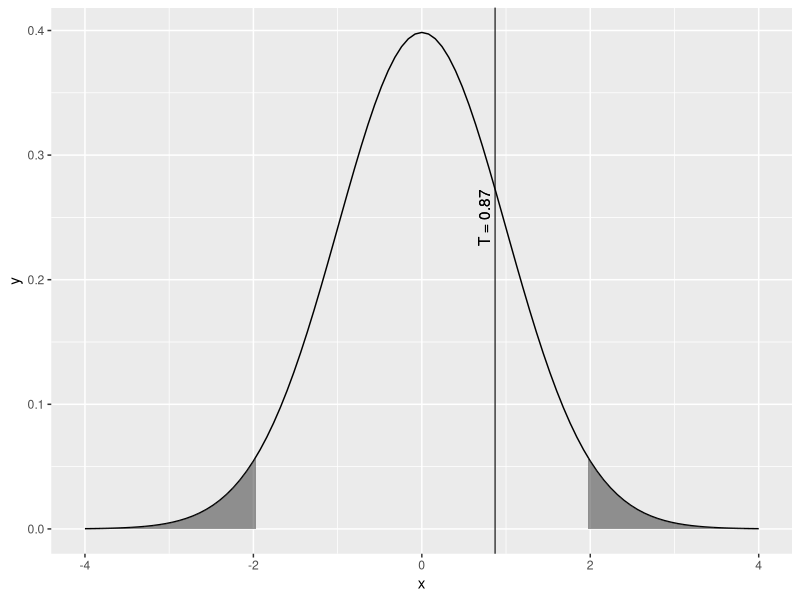
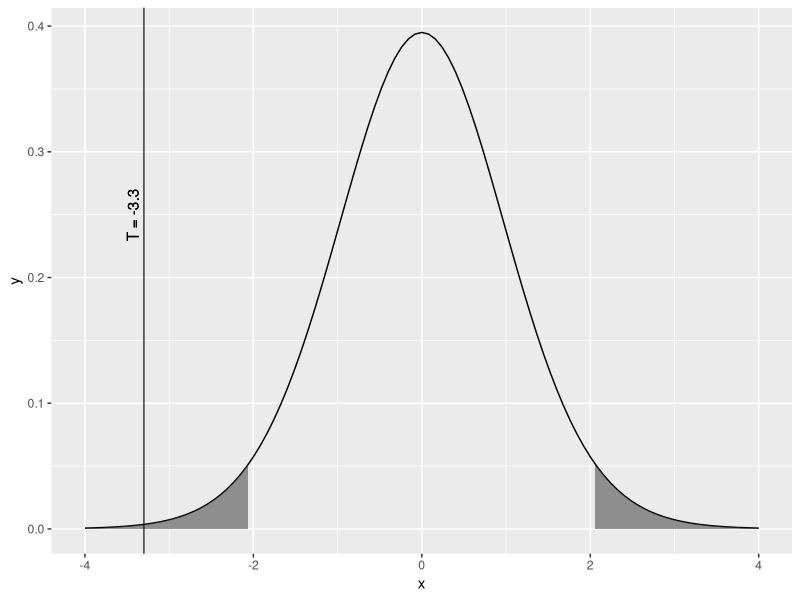

These charts were generated, in order, by the following R code:
## ---- chunk 1
knitr::opts_chunk$set(echo = TRUE)
knitr::opts_chunk$set(tidy.opts=list(width.cutoff=60),tidy=TRUE)
## ---- chunk 2
if (Sys.info()["sysname"]=="Windows"){
  setwd("~/Masters/DATA606/Week5/Homework")
} else {
  setwd("~/Documents/Masters/DATA606/Week5/Homework")
}
require(ggplot2)
## ---- chunk 3
(77-65)/2 + 65
## ---- chunk 4
(77-65)/2
## ---- chunk 5
p_range <- pnorm(q = 1.65, mean = 0, sd =1) - pnorm(q = -1.65, mean = 0, sd =1)
p_range
## ---- chunk 6
6 * sqrt(25) / 1.65
## ---- chunk 7
ceiling((1.65*250/25)^2)
## ---- chunk 8
p_range <- pnorm(q = 2.57, mean = 0, sd =1) - pnorm(q = -2.57, mean = 0, sd =1)
p_range
ceiling((2.57*250/25)^2)
## ---- chunk 9
se <- 8.87 / sqrt(200)
t_value <- (0.545-0)/se
pt(q = t_value, df = 199, lower.tail = FALSE)

lb <- -4
ub <- 4
t1 <- qt(p = .025, df = 199)
t2 <- qt(p = (1-.025), df = 199)
pick_line1 <- round(t_value,digits = 2)
ggplot(data.frame(x = c(lb, ub)), aes(x = x)) + stat_function(fun = dt, args = list(df=199)) + stat_function(fun = dt, args = list(df=199), xlim = c(lb, t1),geom = "area", alpha=0.5) + stat_function(fun = dt, args = list(df=199), xlim = c(t2, ub),geom = "area", alpha=0.5) + geom_vline(xintercept=pick_line1, color = "black", alpha = 0.75)+geom_text(aes(x=pick_line1, y=0.25, label=sprintf("T = %s\n", pick_line1)), color="black", angle=90)
## ---- chunk 10
sa <- 3.58
sm <- 4.51
na <- 26
nm <- 26
se <- sqrt(sa^2/na + sm^2/nm)
## ---- chunk 11
xa <- 16.12
xm <- 19.85
t_value <- (xa - xm) / se
## ---- chunk 12
lb <- -4
ub <- 4
t1 <- qt(p = .025, df = 25)
t2 <- qt(p = (1-.025), df = 25)
pick_line1 <- round(t_value,digits = 2)
ggplot(data.frame(x = c(lb, ub)), aes(x = x)) + stat_function(fun = dt, args = list(df=25)) + stat_function(fun = dt, args = list(df=25), xlim = c(lb, t1),geom = "area", alpha=0.5) + stat_function(fun = dt, args = list(df=25), xlim = c(t2, ub),geom = "area", alpha=0.5) + geom_vline(xintercept=pick_line1, color = "black", alpha = 0.75)+geom_text(aes(x=pick_line1, y=0.25, label=sprintf("T = %s\n", pick_line1)), color="black", angle=90)
## ---- chunk 13
MSG <- (1/(5-1))
## ---- chunk 14
tabl <- "  # simple table creation here
          |   Df  |  Sum Sq  |  Mean Sq  |  F Value  |  Pr(>F)  |
degree    |    4  |          |   501.54  |           | 0.0682 
residuals | 1,167 | 267,382  |           |
Total     | 1,171 |          |
"
cat(tabl) # output the table in a format good for HTML/PDF/docx conversion
